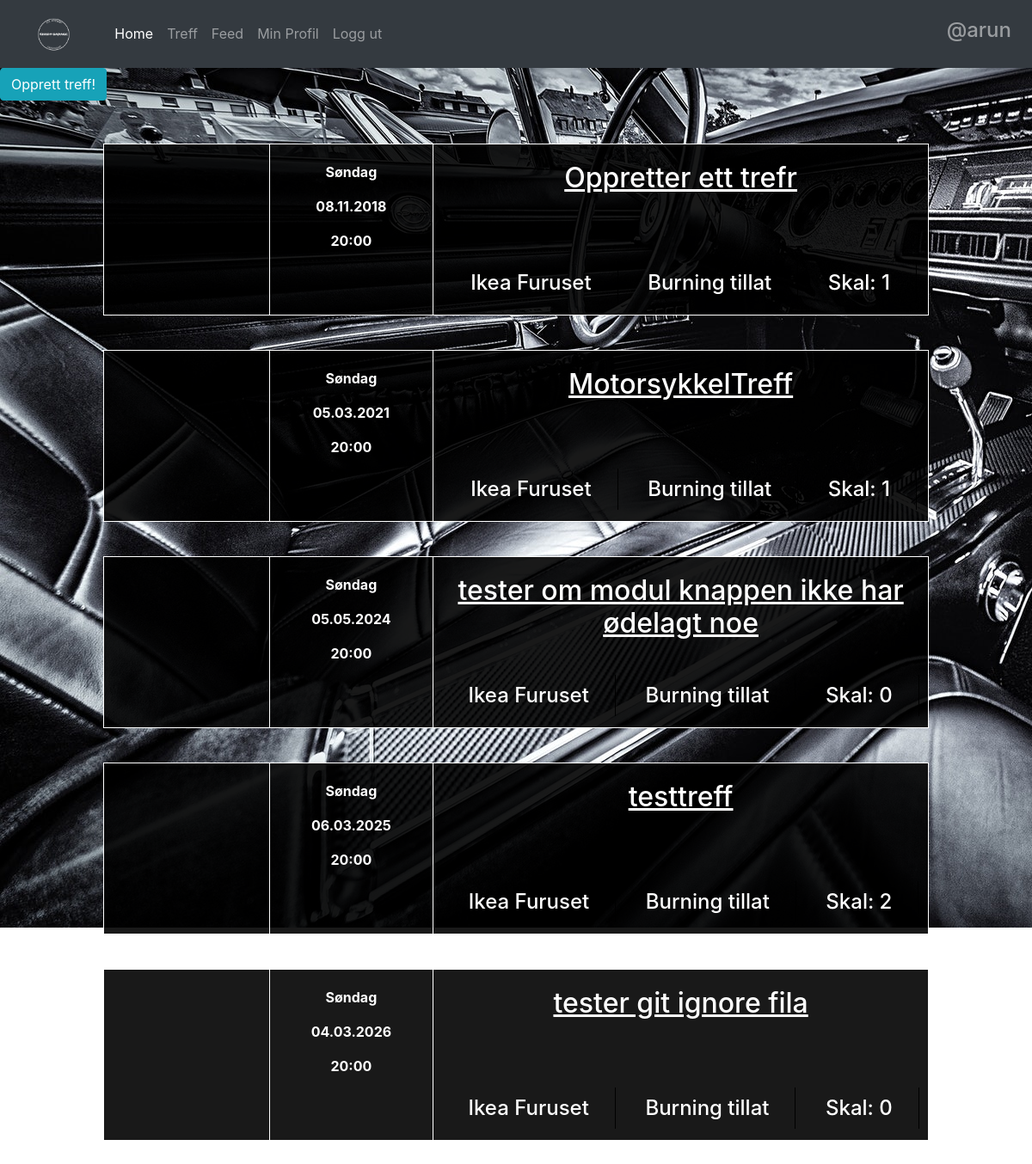
/meets/ (signed in), run on the app's committed database.
### meets/models.py (models this page shows, shortened)
class Meet(models.Model):
    meet_name = models.CharField(max_length = 255, unique = True)
    date = models.DateTimeField()
    time = models.TimeField(blank = True, default="19:00:00")
    slug = models.SlugField(allow_unicode = True, unique = True)
    description = models.TextField()
    meet_image = models.ImageField(upload_to = "meets_pic", blank = True, default = "/meets_pic/meet_default.png")
    users_joining = models.ManyToManyField(auth.models.User, blank = True, related_name = "members_joining_meet")
    longitude = models.CharField(max_length = 255, blank = True)
    latitude = models.CharField(max_length = 255,blank = True)
    def get_absolute_url(self):
        return reverse("meets:single", kwargs={"slug":self.slug})
    class Meta:
        ordering = ['date']

### meets/views.py (the view)
class MeetsListView(ListView):
    template_name = 'meets/meets_list.html'
    model = models.Meet

### meets/templates/meets/meets_list.html (shortened to what this page needs)
{% extends "base.html" %}
{% load staticfiles %}
{% block body %}
{% if user.is_authenticated %}
<a class="btn btn-info" href="{%url 'meets:create_meet'%}" role="button">Opprett treff! </a>
<div class="meet_list_container">
{% for meet in object_list %}
    <div class="meet_card_container">
      <div class="meet_card_img_container">
      </div><div class="meet_card_time_container">
        <p>Søndag</p>
        <p>{{ meet.date|date:'d.m.Y'}}</p>
        <p>20:00</p>
      </div><div class="meet_card_info_container">
        <h2><a href="{{ meet.get_absolute_url }}">{{meet.meet_name}}</a></h2>
        <div class="meet_card_info">
          <h4>Ikea Furuset</h4>
          <h4>Burning tillat</h4>
          <h4>Skal: {{meet.users_joining.count}}</h4>
        </div>
      </div>
    </div>
{% endfor %}
</div>
{% endif %}
{% endblock %}

### templates/base.html (shortened to what this page needs)
<!DOCTYPE html>
<html>
  <head>
    {% load staticfiles %}
    <link rel="stylesheet" href="{% static 'css/style.css' %}">
    <link rel="stylesheet" href="https://maxcdn.bootstrapcdn.com/bootstrap/4.0.0-beta.2/css/bootstrap.min.css">
  </head>
  <body>
    <nav class="navbar navbar-expand-lg navbar-dark bg-dark">
      <a class="navbar-brand" href="{% url 'home'%}"> <img src="{%static "images/logomidlertidig.png"%}" id="brand-image" alt=""> </a>
      <div class="collapse navbar-collapse" id="navbarNav">
        <ul class="navbar-nav mr-auto">
          <li class="nav-item active">
            <a class="nav-link" href="{% url 'home'%}">Home <span class="sr-only">(current)</span></a>
          </li>
          <li class="nav-item">
            <a class="nav-link" href="{% url 'meets:meets_list' %}">Treff</a>
          </li>
          <li class="nav-item">
            <a class="nav-link" href="{% url 'posts:posts_feed' %}">Feed</a>
          </li>
          {% if user.is_authenticated %}
          <li class="nav-item">
            <a class="nav-link" href="{% url 'accounts:profile_page'%}">Min Profil</a>
          </li>
          <li class="nav-item">
              <a class="nav-link" href="{% url 'accounts:logout' %}">Logg ut</a>
          </li>
        </ul>
          <ul class="navbar-nav">
            <li class="nav-item">
              <h4><a class="nav-link" href="{% url 'meets:meets_list' %}"> @{{user.username}} </a></h4>
            </li>
          </ul>
          {% endif %}
      </div>
    </nav>
    {% block body %}
    {% endblock %}
  </body>
</html>

### static/css/style.css (style rules this page uses)
* { margin: 0; padding: 0; }
a { text-decoration: none; }
.meet_list_container { text-align: center; padding: 30px 0; }
.meet_card_container { display: inline-block; height: 200px; width: 80%; margin: 20px auto; border: 1px solid white; background-color: rgba(0,0,0,0.9); color:white; }
.meet_card_img_container { display: inline-block; width: 20%; height: 100%; }
.meet_card_time_container { display: inline-block; vertical-align: top; padding: 20px 0 0 0; width: 20%; height: 100%; border-left: 1px solid white; border-right: 1px solid white; }
.meet_card_time_container p { display: block; font-weight: bold; }
.meet_card_info_container { display: inline-block; width: 60%; height: 100%; vertical-align: top; }
.meet_card_info_container h2 { display: block; text-decoration: underline; padding-top: 20px; height: 45%; }
.meet_card_info_container h2 a { color:white; }
.meet_card_info { height: 50%; padding-top: 40px; }
.meet_card_info h4 { display: inline-block; border-right: 1px solid black; padding: 10px 30px; }
#brand-image { height: 52.5px; width: 93.3px; }

### data on the page
Meet: date "08.11.2018", meet_name "Oppretter ett trefr", users_joining.count "1"
Meet: date "05.03.2021", meet_name "MotorsykkelTreff", users_joining.count "1"
Meet: date "05.05.2024", meet_name "tester om modul knappen ikke har ødelagt noe", users_joining.count "0"
Meet: date "06.03.2025", meet_name "testtreff", users_joining.count "2"
Meet: date "04.03.2026", meet_name "tester git ignore fila", users_joining.count "0"

### other printed values
{{ user.username }} "arun"
